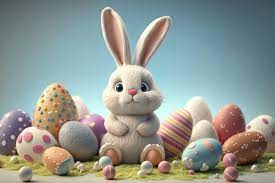
%> input picture Laborator_3/bunny.jpg, 275 x 183 px
$ octave 'Gradient Conditional.m'   (GNU Octave 9; MATLAB toolbox functions it lacks are replaced by stand-ins)
%> lines starting %> are read from the running program, lines starting %| are printed output that depends on the picture
clc, clear
n = 70;                              % valoarea de redimensionare a img.
A_bar = imread("bunny.jpg");         % citirea img
%> A_bar is the input picture: size 183x275x3 uint8; mean R, G, B 144.3, 150.9, 145.3
A_bar = rgb2gray(A_bar);             % convertire in alb-negru
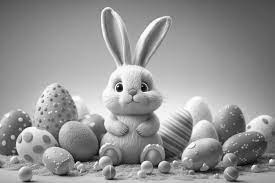
%> A_bar: size 183x275 uint8; min 1, max 255, mean 148.3
A_bar =im2double(A_bar);             % convertirea in valori double
%> A_bar: size 183x275 double
A_bar = imresize(A_bar,[n n]);       % redimensionarea  pozei
%> A_bar: size 70x70 double
figure(1)
imshow(A_bar);                           % afisarea pozei initiale
title("Imaginea originala")

nrintraricunoscute=3000;             % setam un numar de intrari cunoscute
rPerm = randperm(n*n);                          %generarea random a indicilor pentru intrarile cunoscuti
omega = sort(rPerm(1 : nrintraricunoscute));    %intrarile care se cunosc
A = nan(n); A(omega) = A_bar(omega);
%> after `A(omega) = A_bar(omega)`:
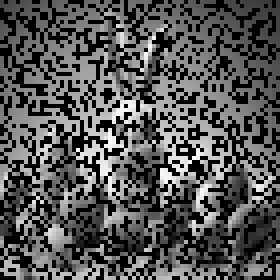
%> A: size 70x70 double (shown 4 times larger); 38.78% of the values are NaN or infinite; the others: min 0.0931, max 0.997, mean 0.579; drawn with min black, max white, NaN and infinite black
figure(2)
title("Imagine cu pixeli lipsa")
imshow(A)

A_k = randn(n, n);
A_k1 = zeros(n, n);
G = zeros(n, n); %gradientul functiei de eroare
cond_oprire = [];

dR = 70;              % coeficient de scalare
eroareMP = 1e-5;          % pentru MP
eroareGC = 1e-5;          % pentru GC
itermax = 10000;       % nr max iteratii
iterr = 1;
eroare_parcurs = 1;

while eroare_parcurs >= eroareGC && iterr <= itermax
    cond_oprire = [cond_oprire, eroare_parcurs];
    A_k = A_k1;

    G(omega) = A_k(omega) - A(omega);

    v1 = randn(n, 1);
    v1 = v1 / norm(v1);
    aproxl = v1; %aproximarea lui v1
    eroare = 1;
    alfa1 = 1;
    TtT = G' * G;

    while eroare >= eroareMP
        v2 = TtT * v1 / norm(TtT * v1);
        alfa2 = norm(G * v1);
        aprox2 = G * v2 / alfa2;
        eroare = abs(aprox2' * G * v2 - alfa1);
        alfa1 = alfa2;
        v1 = v2;
        aproxl = aprox2;
    end

    S = -dR * aproxl * v1';
    a = 2 / (iterr + 2);
    A_k1 = A_k + a * (S - A_k);

    eroare_parcurs = norm(A_k1 - A_k, 'fro');
    iterr = iterr + 1;
end
%> this loop made 10000 passes
%> eroare_parcurs on passes 1, 11, 12: 46.67, 13.94, 7.53
%> pass 1, `TtT = G' * G;`:
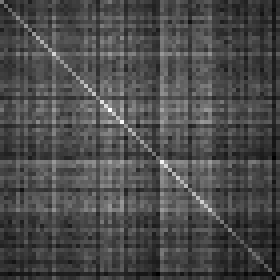
%> TtT: size 70x70 double (shown 4 times larger); min 2.71, max 24.21, mean 9.1; drawn with min black and max white
%> pass 3, `TtT = G' * G;`:
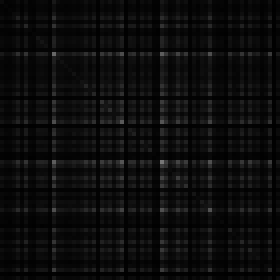
%> TtT: size 70x70 double (shown 4 times larger); min 0.307, max 119.4, mean 12.6
%> after the loop:
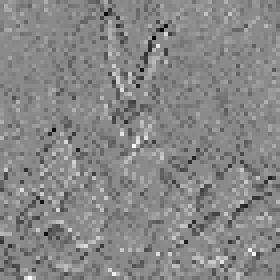
%> G: size 70x70 double (shown 4 times larger); min -0.0324, max 0.0273, mean -0.000813; drawn with min black and max white
%> after the loop, iterr = 10001

figure(3)
imshow(A_k1)
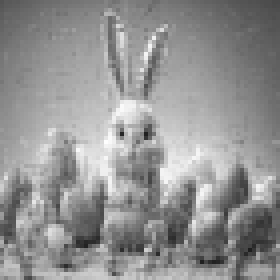
%> displayed picture: size 70x70, on the screen's scale of 0 to 255 (shown 4 times larger); min 30, max 254, mean 146.5

figure;
semilogy(cond_oprire);
xlabel('Iteratii');
ylabel('norma');
title('GC');
grid on;
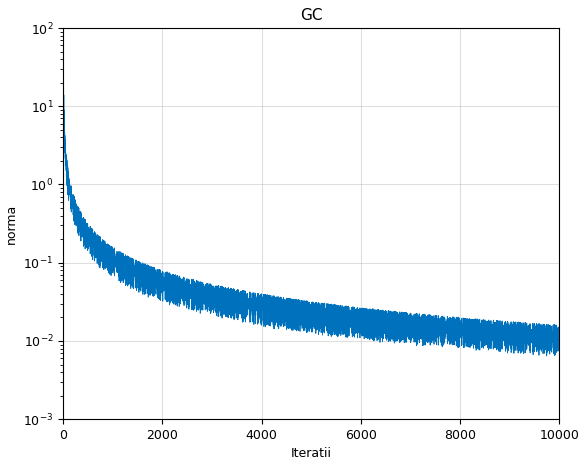
%> figure redrawn from the program's plot data; curve peaks at x = 3, y = 54.92
